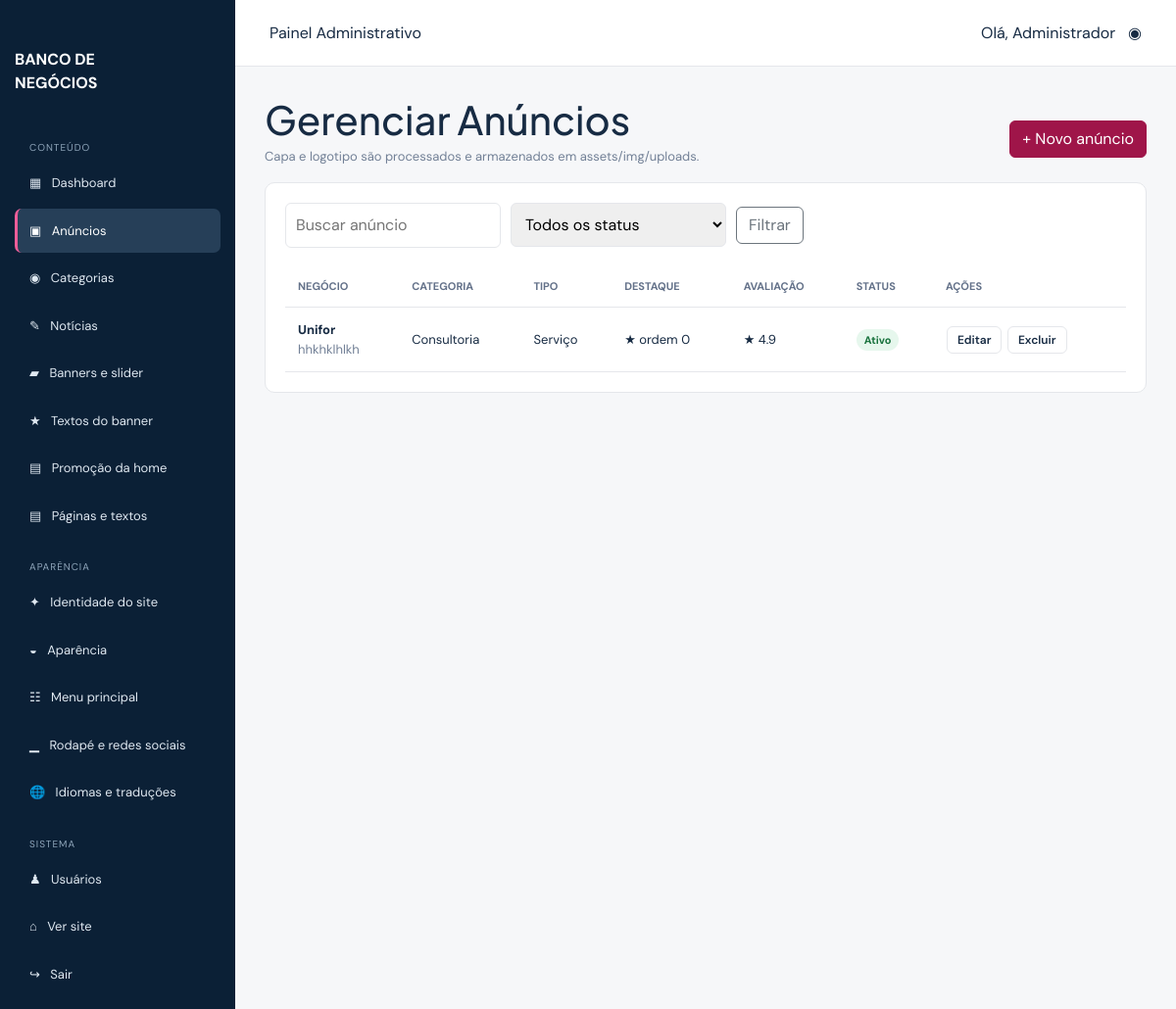
Screenshot of /admin/gerenciar_anuncios.php (signed in) with the database file from the repository.
### tables this page shows
CREATE TABLE IF NOT EXISTS anuncios (
  id INT AUTO_INCREMENT PRIMARY KEY,
  usuario_id INT NULL,
  categoria_id INT NULL,
  titulo VARCHAR(180) NOT NULL,
  descricao TEXT NOT NULL,
  tipo VARCHAR(20) NOT NULL DEFAULT 'servico',
  imagem_destaque VARCHAR(255),
  logo VARCHAR(255) NULL,
  link VARCHAR(255) NULL,
  whatsapp VARCHAR(30),
  localizacao VARCHAR(120),
  avaliacao DECIMAL(2,1) DEFAULT 0,
  status ENUM('ativo','inativo') DEFAULT 'ativo',
  data_criacao TIMESTAMP DEFAULT CURRENT_TIMESTAMP,
  FOREIGN KEY(usuario_id) REFERENCES usuarios(id) ON DELETE SET NULL,
  FOREIGN KEY(categoria_id) REFERENCES categorias(id) ON DELETE SET NULL
);

CREATE TABLE IF NOT EXISTS categorias (
  id INT AUTO_INCREMENT PRIMARY KEY,
  nome VARCHAR(120) NOT NULL,
  icone VARCHAR(120) DEFAULT '✦',
  slug VARCHAR(140) UNIQUE NOT NULL,
  destaque TINYINT(1) NOT NULL DEFAULT 0
);

CREATE TABLE IF NOT EXISTS anuncio_destaques (
  anuncio_id INT PRIMARY KEY,
  ordem INT NOT NULL DEFAULT 0,
  ativo TINYINT(1) NOT NULL DEFAULT 1
);

### includes/functions.php (called while the page is built, shortened)
<?php
function e(?string $value): string
{
    return htmlspecialchars((string)$value, ENT_QUOTES, 'UTF-8');
}
function db_rows(?PDO $pdo, string $sql, array $params = []): array
{
    try {
        $st = $pdo->prepare($sql);
        $st->execute($params);
        return $st->fetchAll();
    } catch (Throwable $e) {
        return [];
    }
}
function csrf_token(): string
{
    return $_SESSION['csrf_token'];
}

### admin/gerenciar_anuncios.php (the view, shortened to what this page needs)
<?php
include __DIR__ . '/includes/header.php';
$erro = '';
$edit = isset($_GET['edit']) && $pdo ? db_one($pdo, 'SELECT a.*, d.ordem destaque_ordem, d.ativo destaque_ativo FROM anuncios a LEFT JOIN anuncio_destaques d ON d.anuncio_id=a.id WHERE a.id=?', [(int)$_GET['edit']]) : null;
$cats = get_categories($pdo);
$term = trim($_GET['q'] ?? '');
$sql = 'SELECT a.*, c.nome categoria, d.ordem destaque_ordem FROM anuncios a LEFT JOIN categorias c ON c.id=a.categoria_id LEFT JOIN anuncio_destaques d ON d.anuncio_id=a.id AND d.ativo=1 WHERE 1=1';
$params = [];
$sql .= ' ORDER BY a.data_criacao DESC';
$ads = $pdo ? db_rows($pdo, $sql, $params) : [];
$showForm = $edit || isset($_GET['novo']) || ($erro && $_SERVER['REQUEST_METHOD'] === 'POST');
$tipos = ['servico' => 'Serviço', 'produto' => 'Produto', 'ambos' => 'Produto e serviço'];
?>
<main class="admin-content">
  <div class="admin-heading">
    <div><h1>Gerenciar Anúncios</h1><p class="muted">Capa e logotipo são processados e armazenados em assets/img/uploads.</p></div>
    <a class="btn btn-primary" href="?novo=1">+ Novo anúncio</a>
  </div>
  <div class="admin-panel">
  <?php if ($showForm): $editId = (int)($edit['id'] ?? 0); ?>
    <div class="edit-panel<?= $editId ? ' is-editing' : '' ?>">
      <div class="edit-panel-head">
        <?php if ($editId): ?><span class="edit-badge">✎ Editando</span><h2><?= e($edit['titulo'] ?? '') ?></h2><?php else: ?><h2>Novo anúncio</h2><?php endif; ?>
      </div>
      <form class="admin-form" method="post" action="gerenciar_anuncios.php" enctype="multipart/form-data">
        <input type="hidden" name="csrf_token" value="<?= e(csrf_token()) ?>">
        <input type="hidden" name="id" value="<?= $editId ?>">
        <label>Título<input name="titulo" required value="<?= e($edit['titulo'] ?? '') ?>"></label>
        <div class="form-grid-2">
          <label>Categoria<select name="categoria_id" required><?php foreach ($cats as $c): ?><option value="<?= (int)$c['id'] ?>" <?= ((int)($edit['categoria_id'] ?? 0) === (int)$c['id']) ? 'selected' : '' ?>><?= e($c['nome']) ?></option><?php endforeach; ?></select></label>
          <label>Tipo <small class="muted">Usado no filtro “Tipo” da busca</small><select name="tipo"><?php foreach ($tipos as $k => $l): ?><option value="<?= $k ?>" <?= ($edit['tipo'] ?? 'servico') === $k ? 'selected' : '' ?>><?= $l ?></option><?php endforeach; ?></select></label>
        </div>
        <label>Descrição<textarea name="descricao" required><?= e($edit['descricao'] ?? '') ?></textarea></label>
        <div class="form-grid-2">
          <label>Imagem de capa<input type="file" name="imagem" accept="image/jpeg,image/png,image/webp"><small class="muted">JPG, PNG ou WebP · até 5 MB. Redimensionada para o card.</small></label>
          <label>Logotipo / avatar<input type="file" name="logo" accept="image/jpeg,image/png,image/webp"><small class="muted">Imagem quadrada · até 5 MB. Aparece à esquerda nos cards sobre o banner.</small></label>
        </div>
        <?php if (!empty($edit['imagem_destaque']) || !empty($edit['logo'])): ?>
        <div class="upload-previews">
          <?php if (!empty($edit['imagem_destaque'])): ?><figure><img src="../<?= e($edit['imagem_destaque']) ?>" alt="Capa atual"><figcaption>Capa atual</figcaption></figure><?php endif; ?>
          <?php if (!empty($edit['logo'])): ?><figure><img src="../<?= e($edit['logo']) ?>" alt="Logo atual"><figcaption><label class="check-row"><input type="checkbox" name="remover_logo" value="1"> remover logo</label></figcaption></figure><?php endif; ?>
        </div>
        <?php endif; ?>
        <label>Link externo (site do negócio) <small class="muted">Opcional — exibido no perfil. Os cards da home sempre abrem o perfil (mesmo link do “Ver perfil”).</small><input name="link" value="<?= e($edit['link'] ?? '') ?>" placeholder="https://..."></label>
        <div class="form-grid-2">
          <label class="check-row"><input type="checkbox" name="destaque" value="1" <?= !empty($edit['destaque_ativo']) ? 'checked' : '' ?>> Exibir em “Negócios em destaque” e sobre o banner</label>
          <label>Ordem do destaque<input type="number" name="destaque_ordem" min="0" value="<?= (int)($edit['destaque_ordem'] ?? 0) ?>"></label>
        </div>
        <div class="form-grid-2">
          <label>WhatsApp<input name="whatsapp" inputmode="tel" value="<?= e($edit['whatsapp'] ?? '') ?>" placeholder="5585999999999"></label>
          <label>Localização<input name="localizacao" value="<?= e($edit['localizacao'] ?? 'Fortaleza - CE') ?>"></label>
        </div>
        <div class="form-grid-2">
          <label>Avaliação<input type="number" step="0.1" min="0" max="5" name="avaliacao" value="<?= e((string)($edit['avaliacao'] ?? 4.9)) ?>"></label>
          <label>Status<select name="status"><option value="ativo" <?= (($edit['status'] ?? 'ativo') === 'ativo') ? 'selected' : '' ?>>Ativo</option><option value="inativo" <?= (($edit['status'] ?? '') === 'inativo') ? 'selected' : '' ?>>Inativo</option></select></label>
        </div>
        <div><button class="btn btn-primary">Salvar anúncio</button> <a class="btn btn-outline-secondary" href="gerenciar_anuncios.php">Cancelar</a></div>
      </form>
    </div>
  <?php else: ?>
    <form class="admin-filter" method="get">
      <input name="q" value="<?= e($term) ?>" placeholder="Buscar anúncio">
      <select name="status"><option value="">Todos os status</option></select>
      <button class="btn btn-outline-secondary">Filtrar</button>
    </form>
    <div class="table-responsive">
      <table class="admin-table">
        <thead><tr><th>Negócio</th><th>Categoria</th><th>Tipo</th><th>Destaque</th><th>Avaliação</th><th>Status</th><th>Ações</th></tr></thead>
        <tbody>
        <?php foreach ($ads as $ad): ?>
          <tr>
            <td><strong><?= e($ad['titulo']) ?></strong><br><small class="muted"><?= e(mb_strimwidth($ad['descricao'], 0, 65, '…')) ?></small></td>
            <td><?= e($ad['categoria'] ?? '-') ?></td>
            <td><?= e($tipos[$ad['tipo'] ?? 'servico'] ?? '-') ?></td>
            <td><?= $ad['destaque_ordem'] !== null ? '★ ordem ' . (int)$ad['destaque_ordem'] : '—' ?></td>
            <td>★ <?= e((string)$ad['avaliacao']) ?></td>
            <td><span class="status status-<?= e($ad['status']) ?>"><?= e(ucfirst($ad['status'])) ?></span></td>
            <td class="actions"><a class="btn-action" href="?edit=<?= (int)$ad['id'] ?>">Editar</a> <a class="btn-action danger" href="?delete=<?= (int)$ad['id'] ?>&token=<?= e(csrf_token()) ?>" onclick="return confirm('Excluir este anúncio?')">Excluir</a></td>
          </tr>
        <?php endforeach; ?>
        </tbody>
      </table>
    </div>
  <?php endif; ?>
  </div>
</main>
<?php include __DIR__ . '/includes/footer.php'; ?>

### assets/css/admin.css (style rules this page uses)
:root { --navy:#09213a;--wine:#9f1549;--line:#e5e7eb;--bg:#f6f7f9 }
* { box-sizing:border-box }
body { margin:0;font-family:'DM Sans',Arial;color:#172b43;background:var(--bg) }
a { text-decoration:none;color:inherit }
.admin-content { padding:30px;max-width:1250px }
.admin-content h1 { margin:0 0 4px;font-family:'Plus Jakarta Sans' }
.muted { color:#728096;font-size:13px }
.stat-card,.admin-panel { background:#fff;border:1px solid var(--line);border-radius:10px;padding:20px }
.admin-panel { overflow:auto }
.admin-table { width:100%;border-collapse:collapse;font-size:13px }
.admin-table th,.admin-table td { text-align:left;padding:13px;border-bottom:1px solid var(--line);white-space:nowrap }
.admin-table th { color:#637189;font-size:11px;text-transform:uppercase }
.admin-heading { display:flex;align-items:center;justify-content:space-between;gap:20px }
.admin-filter { display:flex;gap:10px;margin-bottom:18px }
.admin-filter input,.admin-filter select { border:1px solid var(--line);border-radius:6px;padding:10px;font:inherit;min-width:220px }
.status { font-size:11px;padding:4px 8px;border-radius:20px;font-weight:700 }
.status-ativo { background:#e6f7ed;color:#19733e }
.table-responsive { width:100%;overflow-x:auto }
.table-responsive .admin-table { min-width:680px }
.admin-panel { max-width:100%;overflow:hidden }
.admin-panel { overflow:visible }
.btn-primary { background:var(--wine);border-color:var(--wine) }
.btn-action { display:inline-block;border:1px solid var(--line);background:#fff;border-radius:6px;padding:4px 10px;font-size:12px;font-weight:600;color:#172b43;cursor:pointer;margin:1px }
.admin-table td.actions { white-space:nowrap }
.admin-filter { flex-wrap:wrap;align-items:center }

### rows the page displays
anuncios: titulo "Unifor", descricao "hhkhklhlkh", categoria.nome "Consultoria", tipo "Serviço", anuncio_destaques.ordem "0", avaliacao "4.9", status "Ativo"

### other values shown
$section "CONTEÚDO"
$icon "▦"
$label "Dashboard"
$icon "▣"
$label "Anúncios"
$icon "◉"
$label "Categorias"
$icon "✎"
$label "Notícias"
$icon "▰"
$label "Banners e slider"
$icon "★"
$label "Textos do banner"
$icon "▤"
$label "Promoção da home"
